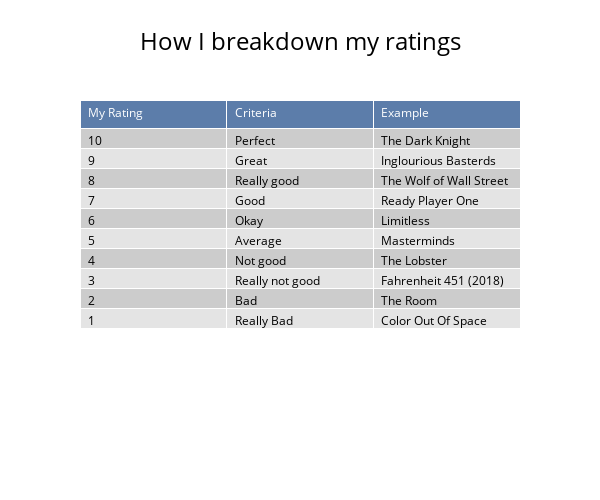

The notebook cell this image was saved under:
### Code cell
# Table1
# See if links work when exporting as picture and .html file
my_ratings = pd.DataFrame()
my_ratings['My Rating'] = [i for i in range(10,0,-1)]
my_ratings['Criteria'] = ['Perfect','Great','Really good','Good','Okay','Average','Not good','Really not good','Bad','Really Bad']
my_ratings['Link'] = ['[The Dark Knight](https://www.imdb.com/title/tt0468569/)',
                        '[Inglourious Basterds](https://www.imdb.com/title/tt0361748/)',
                        '[The Wolf of Wall Street](https://www.imdb.com/title/tt0993846/)',
                        '[Ready Player One](https://www.imdb.com/title/tt1677720/)',
                        '[Limitless](https://www.imdb.com/title/tt1219289/)',
                        '[Masterminds](https://www.imdb.com/title/tt2461150/)',
                        '',
                        '[Fahrenheit 451](https://www.imdb.com/title/tt0360556/)',
                        '',
                        '[The Room](https://www.imdb.com/title/tt0368226/)'
]
my_ratings['Title'] = ['The Dark Knight',
'Inglourious Basterds',
'The Wolf of Wall Street',
'Ready Player One',
'Limitless',
'Masterminds',
'The Lobster',
'Fahrenheit 451 (2018)',
'The Room',
'Color Out Of Space'
]


fig = go.Figure(data=[go.Table(
    header=dict(values=['My Rating', 'Criteria', 'Example'],
                fill_color='#5C7DAA',
                font_color='white',
                align='left'),
    cells=dict(values=[my_ratings['My Rating'], my_ratings['Criteria'], my_ratings['Title']],
                fill_color=[alt_greys[:len(df)]]*3,
                font_color='black',
                align='left'))])

fig.update_layout(
    title=dict(
        text='How I breakdown my ratings',
        font=dict(
            size=24,
            color='#000000'
        ),
        x=.5
    ),
    width=600,
    height=500
)

fig.show()
# plotly.offline.plot(fig, filename='3-13-20-table1.html')
# Originally run with 'https://github.com/ethanfuerst/imdb_ratings/blob/226cfa35e9f54639c2e5a042ac60bea2a2ffc0f7/ratings.csv'
# pio.write_html(fig, file='3-3-20-table1.html', auto_open=True)
# fig.write_image("3-13-20-table1.png")

### Figure 1 — Plotly figure (JSON) as saved in the notebook; plotly's stock layout.template omitted (floating-point values rounded to 4 significant figures; data arrays with more than 128 entries replaced by an {"elided": "..."} marker saying what was removed)
{"data": [{"cells": {"align": "left", "fill": {"color": {"elided": "3x209 str values"}}, "font": {"color": "black"}, "values": [[10, 9, 8, 7, 6, 5, 4, 3, 2, 1], ["Perfect", "Great", "Really good", "Good", "Okay", "Average", "Not good", "Really not good", "Bad", "Really Bad"], ["The Dark Knight", "Inglourious Basterds", "The Wolf of Wall Street", "Ready Player One", "Limitless", "Masterminds", "The Lobster", "Fahrenheit 451 (2018)", "The Room", "Color Out Of Space"]]}, "header": {"align": "left", "fill": {"color": "#5C7DAA"}, "font": {"color": "white"}, "values": ["My Rating", "Criteria", "Example"]}, "type": "table"}], "layout": {"height": 500, "title": {"font": {"color": "#000000", "size": 24}, "text": "How I breakdown my ratings", "x": 0.5}, "width": 600}}
